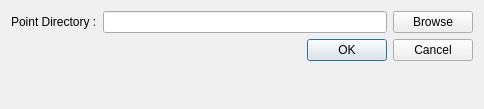
<?xml version="1.0" encoding="UTF-8"?>
<ui version="4.0">
 <class>DialogFindStudy</class>
 <widget class="QDialog" name="DialogFindStudy">
  <property name="windowModality">
   <enum>Qt::ApplicationModal</enum>
  </property>
  <property name="geometry">
   <rect>
    <x>0</x>
    <y>0</y>
    <width>484</width>
    <height>109</height>
   </rect>
  </property>
  <property name="windowTitle">
   <string>Choose Point To Remove</string>
  </property>
  <layout class="QVBoxLayout" name="verticalLayout">
   <item>
    <layout class="QHBoxLayout" name="horizontalLayout" stretch="0,1,0">
     <item>
      <widget class="QLabel" name="label">
       <property name="text">
        <string>Point Directory :</string>
       </property>
      </widget>
     </item>
     <item>
      <widget class="QLineEdit" name="lineEditPointDir"/>
     </item>
     <item>
      <widget class="QPushButton" name="pushButtonBrowse">
       <property name="text">
        <string>Browse</string>
       </property>
      </widget>
     </item>
    </layout>
   </item>
   <item>
    <layout class="QHBoxLayout" name="horizontalLayout_2">
     <item>
      <spacer name="horizontalSpacer">
       <property name="orientation">
        <enum>Qt::Horizontal</enum>
       </property>
       <property name="sizeHint" stdset="0">
        <size>
         <width>40</width>
         <height>20</height>
        </size>
       </property>
      </spacer>
     </item>
     <item>
      <widget class="QDialogButtonBox" name="buttonBox">
       <property name="orientation">
        <enum>Qt::Horizontal</enum>
       </property>
       <property name="standardButtons">
        <set>QDialogButtonBox::Cancel|QDialogButtonBox::Ok</set>
       </property>
      </widget>
     </item>
    </layout>
   </item>
   <item>
    <spacer name="verticalSpacer">
     <property name="orientation">
      <enum>Qt::Vertical</enum>
     </property>
     <property name="sizeHint" stdset="0">
      <size>
       <width>20</width>
       <height>18</height>
      </size>
     </property>
    </spacer>
   </item>
  </layout>
 </widget>
 <resources/>
 <connections>
  <connection>
   <sender>buttonBox</sender>
   <signal>accepted()</signal>
   <receiver>DialogFindStudy</receiver>
   <slot>accept()</slot>
   <hints>
    <hint type="sourcelabel">
     <x>248</x>
     <y>254</y>
    </hint>
    <hint type="destinationlabel">
     <x>157</x>
     <y>274</y>
    </hint>
   </hints>
  </connection>
  <connection>
   <sender>buttonBox</sender>
   <signal>rejected()</signal>
   <receiver>DialogFindStudy</receiver>
   <slot>reject()</slot>
   <hints>
    <hint type="sourcelabel">
     <x>316</x>
     <y>260</y>
    </hint>
    <hint type="destinationlabel">
     <x>286</x>
     <y>274</y>
    </hint>
   </hints>
  </connection>
 </connections>
</ui>
